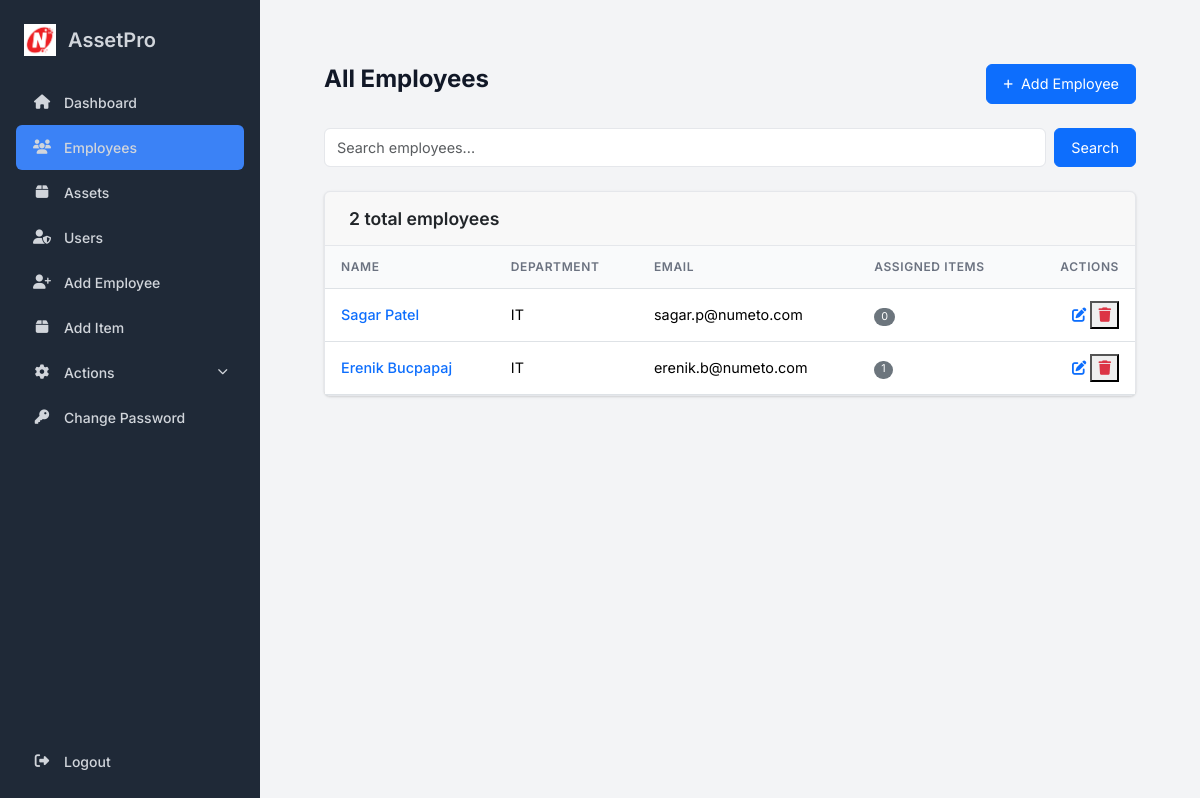
Page /employees (signed in) on the committed database.
### models.py (models this page shows)
class Person(db.Model):
    id = db.Column(db.Integer, primary_key=True)
    first_name = db.Column(db.String(100), nullable=False)
    last_name = db.Column(db.String(100), nullable=False)
    email = db.Column(db.String(100), unique=True, nullable=False)
    department = db.Column(db.String(100), nullable=False)
    items = db.relationship('InventoryItem', backref='person', lazy=True)
    created_at = db.Column(db.DateTime, nullable=False, default=datetime.utcnow)
    updated_at = db.Column(db.DateTime, nullable=False, default=datetime.utcnow, onupdate=datetime.utcnow)

### app.py (the view, shortened to what this page needs)
@app.route('/employees', methods=['GET', 'POST'])
@login_required
def employees():
    search_query = request.form.get('search', '') if request.method == 'POST' else ''
    query = Person.query
    people = query.all()
    return render_template('employees.html', people=people, search_query=search_query, user_role=current_user.role)

### app.py (called while the page is built)
@login_manager.user_loader
def load_user(user_id):
    return User.query.get(int(user_id))

### templates/employees.html (shortened to what this page needs)
{% extends "base.html" %}
{% block content %}
<div class="main-content">
    <div class="page-header">
        <h1 class="page-title">All Employees</h1>
        {% if user_role == 'admin' %}
        <a href="{{ url_for('add_person') }}" class="btn btn-primary"> Add Employee</a>
        {% endif %}
    </div>
    <div class="mb-4">
        <form method="POST" class="d-flex gap-2">
            <input type="text" name="search" value="{{ search_query }}" placeholder="Search employees..." class="form-control">
            <button type="submit" class="btn btn-primary">Search</button>
        </form>
    </div>
    <div class="card">
        <div class="card-header">
            <h3 class="card-title">{{ people|length }} total employees</h3>
        </div>
        <div class="table-responsive">
            {% if people %}
            <table class="table mb-0">
                <thead>
                    <tr>
                        <th>Name</th>
                        <th>Department</th>
                        <th>Email</th>
                        <th>Assigned Items</th>
                        {% if user_role == 'admin' %}
                        <th class="text-end">Actions</th>
                        {% endif %}
                    </tr>
                </thead>
                <tbody>
                    {% for person in people %}
                    <tr>
                        <td><a href="{{ url_for('person_detail', id=person.id) }}" class="text-primary">{{ person.first_name }} {{ person.last_name }}</a></td>
                        <td>{{ person.department }}</td>
                        <td>{{ person.email or 'Not provided' }}</td>
                        <td><span class="badge bg-secondary rounded-pill fw-normal">{{ person.items | length }}</span></td>
                        {% if user_role == 'admin' %}
                        <td class="text-end">
                            <a href="{{ url_for('edit_person', id=person.id) }}" class="text-primary" title="Edit"><i class="fas fa-edit"></i></a>
                            <form action="{{ url_for('delete_person', id=person.id) }}" method="POST" class="d-inline" onsubmit="return confirm('Are you sure you want to delete {{ person.first_name }} {{ person.last_name }}?');">
                                <button type="submit" class="text-danger" title="Delete"><i class="fas fa-trash"></i></button>
                            </form>
                        </td>
                        {% endif %}
                    </tr>
                    {% endfor %}
                </tbody>
            </table>
            {% endif %}
        </div>
    </div>
</div>
{% endblock %}

### static/css/app.css (style rules this page uses)
:root { --primary-color: #3b82f6; --primary-hover: #2563eb; --sidebar-bg: #1f2937; --sidebar-text: #d1d5db; --sidebar-text-hover: #ffffff; --sidebar-active-bg: #374151; --body-bg: #f3f4f6; --card-bg: #ffffff; --border-color: #e5e7eb; --text-color-dark: #111827; --text-color-light: #6b7280; --font-size-base: 14px; --border-radius: 0.375rem; --box-shadow: 0 1px 3px 0 rgba(0, 0, 0, 0.1), 0 1px 2px 0 rgba(0, 0, 0, 0.06); --transition-base: all 0.2s cubic-bezier(0.4, 0, 0.2, 1); }
* { box-sizing: border-box; }
body { margin: 0; font-family: 'Inter', sans-serif; background-color: var(--body-bg); color: var(--text-color-dark); font-size: var(--font-size-base); line-height: 1.5; }
.main-content { flex-grow: 1; padding: 2rem; overflow-y: auto; }
.page-header { display: flex; justify-content: space-between; align-items: center; margin-bottom: 1.5rem; }
.page-title { font-size: 1.5rem; font-weight: 700; color: var(--text-color-dark); }
.card { background-color: var(--card-bg); border-radius: var(--border-radius); box-shadow: var(--box-shadow); border: 1px solid var(--border-color); }
.card-header { padding: 1rem 1.5rem; border-bottom: 1px solid var(--border-color); }
.card-title { font-size: 1.1rem; font-weight: 600; margin: 0; }
.table { width: 100%; font-size: 0.9rem; }
.table thead th { background: #f9fafb; padding: 0.75rem 1rem; font-size: 0.75rem; text-transform: uppercase; letter-spacing: 0.05em; font-weight: 600; color: var(--text-color-light); }
.table tbody td { padding: 0.75rem 1rem; border-top: 1px solid var(--border-color); vertical-align: middle; }
.table a { color: var(--primary-color); text-decoration: none; font-weight: 500; }
.form-control, .form-select { padding: 0.5rem 0.75rem; border: 1px solid var(--border-color); font-size: 0.9rem; }
.btn { font-size: 0.9rem; padding: 0.5rem 1rem; }

### rows in the picture
Person: first_name "Sagar", last_name "Patel", department "IT", email "sagar.p@numeto.com", items|length "0"
Person: first_name "Erenik", last_name "Bucpapaj", department "IT", email "erenik.b@numeto.com", items|length "1"

### other values in the picture
{{ people|length }} "2"
